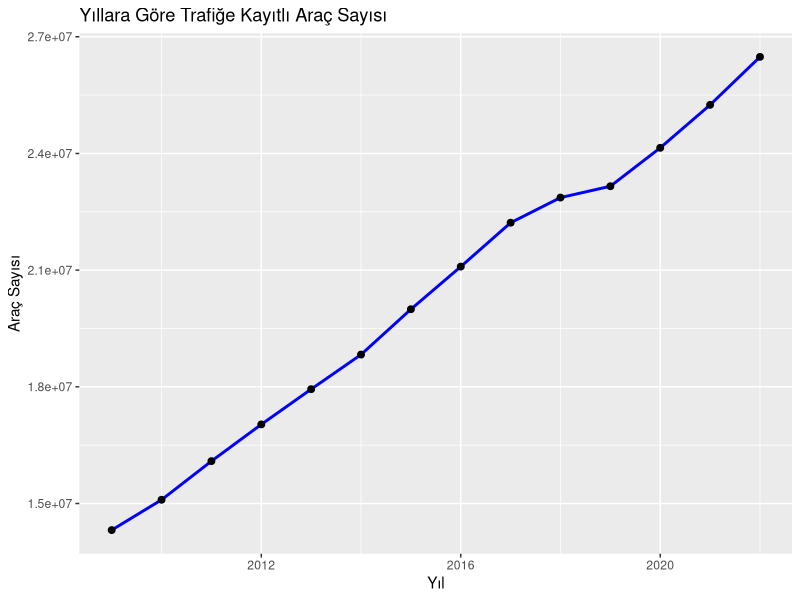

Here is the R script that generated this plot:
## ---- chunk 1
#| code-fold: true
#| code-summary: "Kodu görüntüle"
# Gerekli Kütüphaneler
#install.packages("tidyverse")  # Veri işleme ve görselleştirme
#install.packages("readxl")     # Excel dosyalarını okuma
#install.packages("ggplot2")    # Görselleştirme
#install.packages("gridExtra")    # Görselleştirme (subplot)

library(tidyverse)
library(readxl)
library(ggplot2)
library(gridExtra)

# Veriyi okuma
total_2009_2022 <- read_excel("trafige_kayitli_arac_kaza_olu_ve_yarali_sayisi_2009_2022.xls")
iller_2022 <- read_excel("illere_gore_trafik_kaza_olu_ve_yarali_sayisi_2022.xls")
iller_2021 <- read_excel("illere_gore_trafik_kaza_olu_ve_yarali_sayisi_2021.xls")
kusurlar_2022 <- read_excel("olumlu_yaralanmali_kazaya_neden_olan_kusurlar_2022.xls")
kusurlar_2021 <- read_excel("olumlu_yaralanmali_kazaya_neden_olan_kusurlar_2021.xls")

# Veri (sütun) isimlerini R tarafından okunabilir şekilde düzünleme
names(total_2009_2022) <- make.names(names(total_2009_2022), unique = TRUE)
names(iller_2022) <- make.names(names(iller_2022), unique = TRUE)
names(iller_2021) <- make.names(names(iller_2021), unique = TRUE)
names(kusurlar_2022) <- make.names(names(kusurlar_2022), unique = TRUE)
names(kusurlar_2021) <- make.names(names(kusurlar_2021), unique = TRUE)
# Türkiye'nin coğrafi bölgelerine göre şehirlerin listesini oluşturma
turkiye_bolgeler <- list(
  "Marmara" = c("İstanbul", "Kocaeli", "Bursa", "Balıkesir", "Çanakkale", "Yalova", "Bilecik", "Edirne", "Kırklareli", "Tekirdağ", "Sakarya"),
  "Ege" = c("İzmir", "Aydın", "Muğla", "Manisa", "Denizli", "Uşak", "Afyonkarahisar", "Kütahya"),
  "Akdeniz" = c("Antalya", "Mersin", "Adana", "Hatay", "Isparta", "Burdur", "Osmaniye", "Kahramanmaraş"),
  "İç Anadolu" = c("Ankara", "Konya", "Eskişehir", "Kayseri", "Nevşehir", "Kırşehir", "Aksaray", "Kırıkkale", "Yozgat", "Niğde", "Karaman", "Sivas", "Çankırı"),
  "Doğu Anadolu" = c("Van", "Erzurum", "Ağrı", "Malatya", "Bingöl", "Elazığ", "Tunceli", "Erzincan", "Muş", "Hakkari", "Iğdır", "Ardahan", "Bitlis", "Şırnak", "Kars"),
  "Güneydoğu Anadolu" = c("Diyarbakır", "Şanlıurfa", "Gaziantep", "Mardin", "Adıyaman", "Kilis", "Batman", "Siirt"),
  "Karadeniz" = c("Zonguldak", "Bartın", "Karabük", "Kastamonu", "Sinop","Samsun", "Ordu", "Giresun", "Trabzon", "Rize", "Artvin", "Bolu", "Çorum", "Tokat", "Amasya", "Bayburt", "Gümüşhane", "Düzce")
)

# Şehirleri bölgelere göre ayırma (fonksiyon)
bolge_bolme <- function(province) {
  bolge <- NA
  for (bolge_adi in names(turkiye_bolgeler)) {
    if (province %in% turkiye_bolgeler[[bolge_adi]]) {
      bolge <- bolge_adi
      break
    }
  }
  return(bolge)
}

# Fonksiyonu listelere uygulama
iller_2021$Region <- sapply(iller_2021$X.Province, bolge_bolme)
iller_2022$Region <- sapply(iller_2022$X.Province, bolge_bolme)

# Verinin kısa özeti
head(total_2009_2022, 14)  # İlk birkaç satırı inceleme


# Line Plot - Araç Sayılarının Yıllara Göre Değişimi
ggplot(total_2009_2022, aes(x = Year, y = Number.of.vehicles.registered.to.traffic, group = 1)) +
  geom_line(color = "blue", size = 1) +
  geom_point(size = 2) +
  labs(title = "Yıllara Göre Trafiğe Kayıtlı Araç Sayısı", x = "Yıl", y = "Araç Sayısı")

